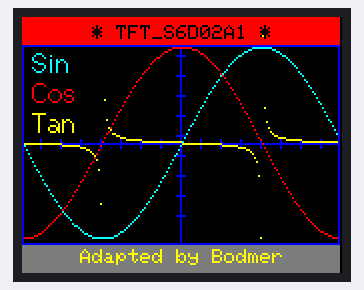
This sketch was run on a simulated ESP32. On the bench: 160×128 colour display. Random numbers use the default seed unless the sketch sets one.

Above: at 0.2 s.
At 2.3 s:
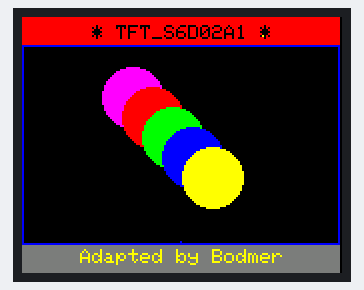
At 5.6 s:
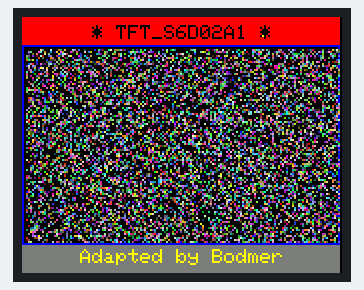
At 13.8 s:
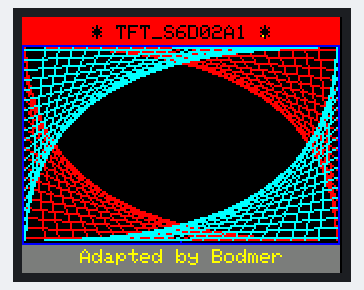
At 27.9 s:
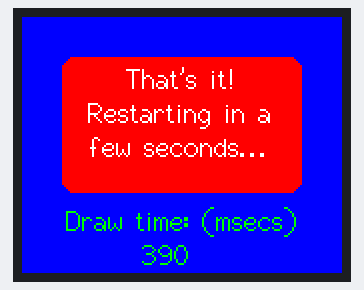
At 37.2 s:
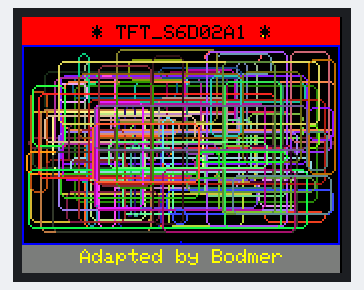

Measured:
- what the display in image 0 shows lasts 0.5 s, from 0.2 s to 0.7 s
- what the display in image 4 shows lasts 5.1 s, from 27.8 s to 32.9 s

The sketch:

UTFT_demo_fast.ino
```cpp
// Demo based on:
// UTFT_Demo_320x240 by Henning Karlsen
// web: http://www.henningkarlsen.com/electronics
//
/*

  This sketch uses the GLCD and font 2 only.

  Make sure all the display driver and pin connections are correct by
  editing the User_Setup.h file in the TFT_eSPI library folder.

  Note that yield() or delay(0) must be called in long duration for/while
  loops to stop the ESP8266 watchdog triggering.

  #########################################################################
  ###### DON'T FORGET TO UPDATE THE User_Setup.h FILE IN THE LIBRARY ######
  #########################################################################
*/

#include <TFT_eSPI.h> // Graphics and font library for ST7735 driver chip
#include <SPI.h>

TFT_eSPI myGLCD = TFT_eSPI();  // Invoke library, pins defined in User_Setup.h

#define DELAY 500

#define TFT_GREY 0x7BEF
#define TFT_W 160
#define TFT_H 128

unsigned long runTime = 0;
void setup()
{
  randomSeed(analogRead(A0));
  // Setup the LCD
  myGLCD.init();
  myGLCD.setRotation(1);
}

void loop()
{
  //randomSeed(millis());
  randomSeed(1234); // This ensure test is repeatable with exact same draws each loop
  int buf[TFT_W - 2];
  int x, x2;
  int y, y2;
  int r;
  runTime = millis();
  // Clear the screen and draw the frame
  myGLCD.fillScreen(TFT_BLACK);


  myGLCD.fillRect(0, 0, TFT_W - 1, 14, TFT_RED);

  myGLCD.fillRect(0, TFT_H - 14, TFT_W - 1, 14, TFT_GREY);

  myGLCD.setTextColor(TFT_BLACK, TFT_RED);
  myGLCD.drawCentreString("* TFT_S6D02A1 *", TFT_W / 2, 4, 1);
  myGLCD.setTextColor(TFT_YELLOW, TFT_GREY);
  myGLCD.drawCentreString("Adapted by Bodmer", TFT_W / 2, TFT_H - 12, 1);

  myGLCD.drawRect(0, 14, TFT_W - 1, TFT_H - 28, TFT_BLUE);

  // Draw crosshairs
  myGLCD.drawLine(TFT_W / 2 - 1, 15, TFT_W / 2 - 1, TFT_H - 16, TFT_BLUE);
  myGLCD.drawLine(1, TFT_H / 2 - 1, TFT_W - 2, TFT_H / 2 - 1, TFT_BLUE);
  for (int i = 9; i < TFT_W - 1; i += 10)
    myGLCD.drawLine(i, TFT_H / 2 - 3, i, TFT_H / 2 + 1, TFT_BLUE);
  for (int i = 19; i < TFT_H - 20; i += 10)
    myGLCD.drawLine(TFT_W / 2 - 3, i, TFT_W / 2 + 1, i, TFT_BLUE);

  // Draw sin-, cos- and tan-lines
  myGLCD.setTextColor(TFT_CYAN);
  myGLCD.drawString("Sin", 5, 15, 2);
  for (int i = 1; i < TFT_W - 2; i++)
  {
    myGLCD.drawPixel(i, TFT_H / 2 - 1 + (sin(((i * 2.26) * 3.14) / 180) * 48), TFT_CYAN);
  }
  myGLCD.setTextColor(TFT_RED);
  myGLCD.drawString("Cos", 5, 30, 2);
  for (int i = 1; i < TFT_W - 2; i++)
  {
    myGLCD.drawPixel(i, TFT_H / 2 - 1 + (cos(((i * 2.26) * 3.14) / 180) * 48), TFT_RED);
  }
  myGLCD.setTextColor(TFT_YELLOW);
  myGLCD.drawString("Tan", 5, 45, 2);
  for (int i = 1; i < TFT_W - 2; i++)
  {
    myGLCD.drawPixel(i, TFT_H / 2 - 1 + (tan(((i * 2.26) * 3.14) / 180)), TFT_YELLOW);
  }

  delay(DELAY);

  myGLCD.fillRect(1, 15, TFT_W - 3, TFT_H - 31, TFT_BLACK);

  myGLCD.drawLine(TFT_W / 2 - 1, 15, TFT_W / 2 - 1, TFT_H - 16, TFT_BLUE);
  myGLCD.drawLine(1, TFT_H / 2 - 1, TFT_W - 2, TFT_H / 2 - 1, TFT_BLUE);
  int col = 0;
  // Draw a moving sinewave
  x = 1;
  for (int i = 1; i < ((TFT_W - 3) * 20); i++)
  {
    x++;
    if (x == TFT_W - 2)
      x = 1;
    if (i > TFT_W - 2)
    {
      if ((x == TFT_W / 2 - 1) || (buf[x - 1] == TFT_H / 2 - 1))
        col = TFT_BLUE;
      else
        myGLCD.drawPixel(x, buf[x - 1], TFT_BLACK);
    }
    y = TFT_H / 2 + (sin(((i * 2.2) * 3.14) / 180) * (49 - (i / 100)));
    myGLCD.drawPixel(x, y, TFT_BLUE);
    buf[x - 1] = y;
  }

  delay(DELAY);

  myGLCD.fillRect(1, 15, TFT_W - 3, TFT_H - 31, TFT_BLACK);

  // Draw some filled rectangles
  for (int i = 1; i < 6; i++)
  {
    switch (i)
    {
      case 1:
        col = TFT_MAGENTA;
        break;
      case 2:
        col = TFT_RED;
        break;
      case 3:
        col = TFT_GREEN;
        break;
      case 4:
        col = TFT_BLUE;
        break;
      case 5:
        col = TFT_YELLOW;
        break;
    }
    myGLCD.fillRect(30 + (i * 10), 20 + (i * 10), 30, 30, col);
  }

  delay(DELAY);

  myGLCD.fillRect(1, 15, TFT_W - 3, TFT_H - 31, TFT_BLACK);

  // Draw some filled, rounded rectangles
  for (int i = 1; i < 6; i++)
  {
    switch (i)
    {
      case 1:
        col = TFT_MAGENTA;
        break;
      case 2:
        col = TFT_RED;
        break;
      case 3:
        col = TFT_GREEN;
        break;
      case 4:
        col = TFT_BLUE;
        break;
      case 5:
        col = TFT_YELLOW;
        break;
    }
    myGLCD.fillRoundRect(TFT_W / 2 + 20 - (i * 10), 20 + (i * 10), 30, 30, 3, col);
  }

  delay(DELAY);

  myGLCD.fillRect(1, 15, TFT_W - 3, TFT_H - 31, TFT_BLACK);

  // Draw some filled circles
  for (int i = 1; i < 6; i++)
  {
    switch (i)
    {
      case 1:
        col = TFT_MAGENTA;
        break;
      case 2:
        col = TFT_RED;
        break;
      case 3:
        col = TFT_GREEN;
        break;
      case 4:
        col = TFT_BLUE;
        break;
      case 5:
        col = TFT_YELLOW;
        break;
    }
    myGLCD.fillCircle(45 + (i * 10), 30 + (i * 10), 15, col);
  }

  delay(DELAY);

  myGLCD.fillRect(1, 15, TFT_W - 3, TFT_H - 31, TFT_BLACK);

  // Draw some lines in a pattern

  for (int i = 15; i < TFT_H - 16; i += 5)
  {
    myGLCD.drawLine(1, i, (i * 1.44) - 10, TFT_H - 17, TFT_RED);
  }

  for (int i = TFT_H - 17; i > 15; i -= 5)
  {
    myGLCD.drawLine(TFT_W - 3, i, (i * 1.44) - 11, 15, TFT_RED);
  }

  for (int i = TFT_H - 17; i > 15; i -= 5)
  {
    myGLCD.drawLine(1, i, TFT_W + 11 - (i * 1.44), 15, TFT_CYAN);
  }

  for (int i = 15; i < TFT_H - 16; i += 5)
  {
    myGLCD.drawLine(TFT_W - 3, i, TFT_W + 10 - (i * 1.44), TFT_H - 17, TFT_CYAN);
  }

  delay(DELAY);


  myGLCD.fillRect(1, 15, TFT_W - 3, TFT_H - 31, TFT_BLACK);

  // Draw some random circles
  for (int i = 0; i < 100; i++)
  {
    x = 32 + random(TFT_W - 2 - 32 - 30);
    y = 45 + random(TFT_H - 19 - 45 - 30);
    r = random(30);
    myGLCD.drawCircle(x, y, r, random(0xFFFF));
  }

  delay(DELAY);

  myGLCD.fillRect(1, 15, TFT_W - 3, TFT_H - 31, TFT_BLACK);

  // Draw some random rectangles
  for (int i = 0; i < 100; i++)
  {
    x = 2 + random(TFT_W - 4);
    y = 16 + random(TFT_H - 33);
    x2 = 2 + random(TFT_H - 4);
    y2 = 16 + random(TFT_H - 33);
    if (x2 < x) {
      r = x; x = x2; x2 = r;
    }
    if (y2 < y) {
      r = y; y = y2; y2 = r;
    }
    myGLCD.drawRect(x, y, x2 - x, y2 - y, random(0xFFFF));
  }

  delay(DELAY);


  myGLCD.fillRect(1, 15, TFT_W - 3, TFT_H - 31, TFT_BLACK);

  // Draw some random rounded rectangles
  for (int i = 0; i < 100; i++)
  {
    x = 2 + random(TFT_W - 4);
    y = 16 + random(TFT_H - 33);
    x2 = 2 + random(TFT_W - 4);
    y2 = 16 + random(TFT_H - 33);
    // We need to get the width and height and do some window checking
    if (x2 < x) {
      r = x; x = x2; x2 = r;
    }
    if (y2 < y) {
      r = y; y = y2; y2 = r;
    }
    // We need a minimum size of 6
    if ((x2 - x) < 6) x2 = x + 6;
    if ((y2 - y) < 6) y2 = y + 6;
    myGLCD.drawRoundRect(x, y, x2 - x, y2 - y, 3, random(0xFFFF));
  }

  delay(DELAY);

  myGLCD.fillRect(1, 15, TFT_W - 3, TFT_H - 31, TFT_BLACK);

  //randomSeed(1234);
  int colour = 0;
  for (int i = 0; i < 100; i++)
  {
    x = 2 + random(TFT_W - 4);
    y = 16 + random(TFT_H - 31);
    x2 = 2 + random(TFT_W - 4);
    y2 = 16 + random(TFT_H - 31);
    colour = random(0xFFFF);
    myGLCD.drawLine(x, y, x2, y2, colour);
  }

  delay(DELAY);

  myGLCD.fillRect(1, 15, TFT_W - 3, TFT_H - 31, TFT_BLACK);

  #define RANDOM

#ifdef RANDOM
  // Draw 10,000 pixels
  // It takes 30ms to calculate the 30,000 random numbers so this is not a true drawPixel speed test
  for (int i=0; i<10000; i++)
  {
    myGLCD.drawPixel(2+random(TFT_W - 3), 16+random(TFT_H - 31),random(0xFFFF));
  }
#else
  // Draw 10,000 pixels to fill a 100x100 pixel box, better drawPixel speed test
  // use the coords as the colour to produce the banding
  byte i = 100;
  while (i--) {
    byte j = 100;
    while (j--) myGLCD.drawPixel(i + TFT_W / 2 - 50, j + TFT_H / 2 - 50, i + j);
  }
#endif

  delay(DELAY);

  myGLCD.fillScreen(TFT_BLUE);
  myGLCD.fillRoundRect(20, 20, TFT_W - 40, TFT_H - 60, 6, TFT_RED);

  myGLCD.setTextColor(TFT_WHITE, TFT_RED);
  myGLCD.drawCentreString("That's it!", TFT_W / 2 - 1, 23, 2);
  myGLCD.drawCentreString("Restarting in a", TFT_W / 2 - 1, 40, 2);
  myGLCD.drawCentreString("few seconds...", TFT_W / 2 - 1, 57, 2);

  runTime = millis() - runTime;
  myGLCD.setTextColor(TFT_GREEN, TFT_BLUE);
  myGLCD.drawCentreString("Draw time: (msecs)", TFT_W / 2, TFT_H - 34, 2);
  myGLCD.drawNumber(runTime - 11 * DELAY, TFT_W / 2 - 20, TFT_H - 17, 2);
  delay (5000);
}
```
